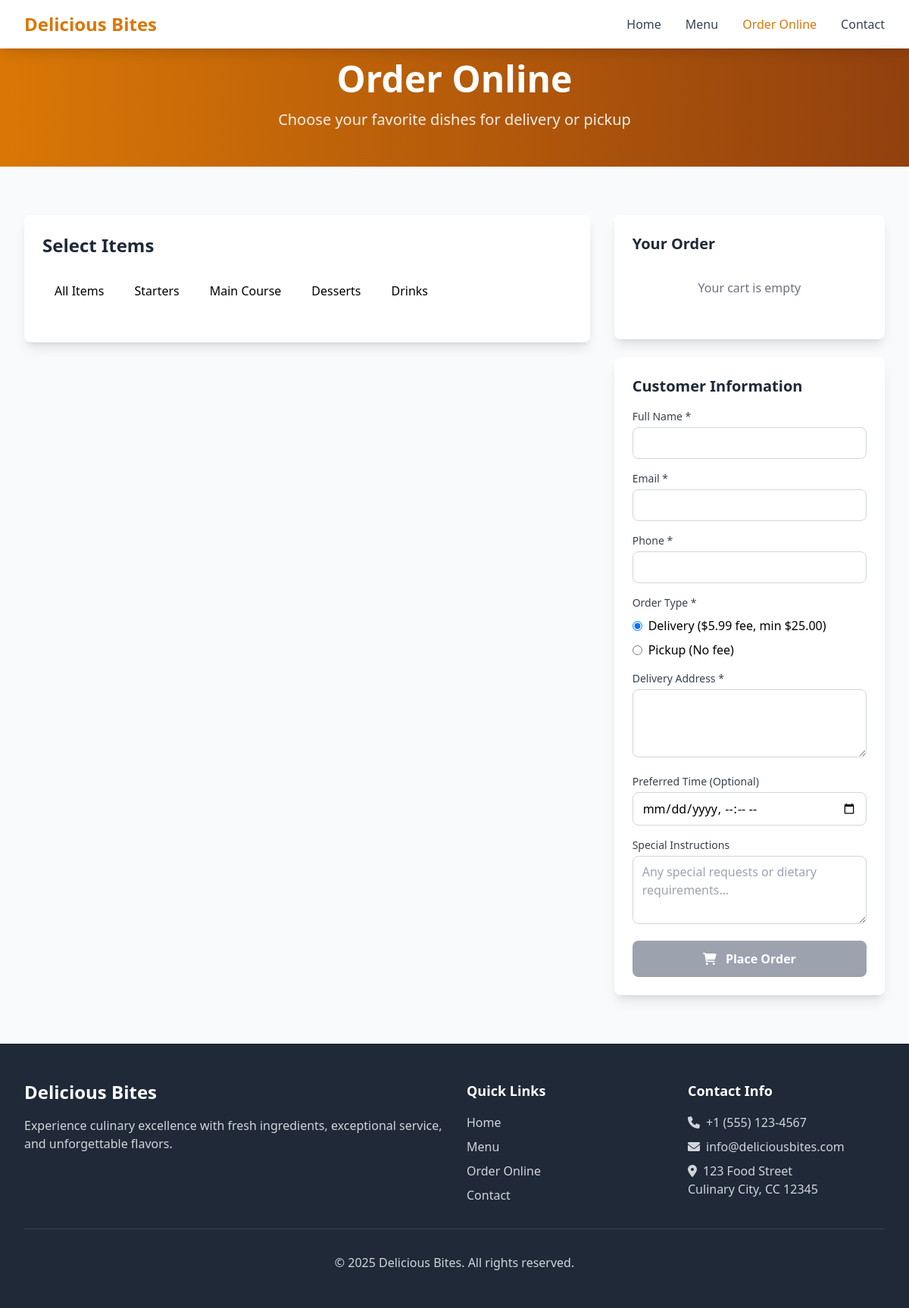
The app's page /order.php with its own data.
### tables this page shows
CREATE TABLE IF NOT EXISTS menu_categories (
    id INT AUTO_INCREMENT PRIMARY KEY,
    name VARCHAR(100) NOT NULL,
    slug VARCHAR(100) UNIQUE NOT NULL,
    description TEXT,
    display_order INT DEFAULT 0,
    is_active BOOLEAN DEFAULT TRUE,
    created_at TIMESTAMP DEFAULT CURRENT_TIMESTAMP,
    updated_at TIMESTAMP DEFAULT CURRENT_TIMESTAMP ON UPDATE CURRENT_TIMESTAMP
);

### classes/MenuCategory.php (called while the page is built, shortened)
<?php
class MenuCategory {
    private $conn;
    private $table_name = "menu_categories";
    public function __construct($db) {
        $this->conn = $db;
    }
    public function getAll($active_only = true) {
        $query = "SELECT * FROM " . $this->table_name;
        if ($active_only) {
            $query .= " WHERE is_active = 1";
        }
        $query .= " ORDER BY display_order ASC, name ASC";
        $stmt = $this->conn->prepare($query);
        $stmt->execute();
        return $stmt;
    }
}
?>

### config/config.php (called while the page is built, shortened)
<?php
function formatPrice($price) {
    return '$' . number_format($price, 2);
}
?>

### order.php (the view, shortened to what this page needs)
<?php
require_once 'config/config.php';
require_once 'classes/MenuCategory.php';
$database = new Database();
$db = $database->getConnection();
$menuCategory = new MenuCategory($db);
$categories_stmt = $menuCategory->getAll();
$categories = $categories_stmt->fetchAll(PDO::FETCH_ASSOC);
?>
<!DOCTYPE html>
<html lang="en">
<head>
    <script src="https://cdn.tailwindcss.com"></script>
    <link href="https://cdnjs.cloudflare.com/ajax/libs/font-awesome/6.0.0/css/all.min.css" rel="stylesheet">
</head>
<body class="bg-gray-50">
    <nav class="bg-white shadow-lg fixed w-full top-0 z-50">
        <div class="max-w-7xl mx-auto px-4 sm:px-6 lg:px-8">
            <div class="flex justify-between h-16">
                <div class="flex items-center">
                    <a href="/" class="text-2xl font-bold text-primary"><?php echo SITE_NAME; ?></a>
                </div>
                <div class="hidden md:flex items-center space-x-8">
                    <a href="/" class="text-gray-700 hover:text-primary transition-colors">Home</a>
                    <a href="/menu.php" class="text-gray-700 hover:text-primary transition-colors">Menu</a>
                    <a href="/order.php" class="text-primary font-medium transition-colors">Order Online</a>
                    <a href="/contact.php" class="text-gray-700 hover:text-primary transition-colors">Contact</a>
                </div>
            </div>
        </div>
    </nav>
    <section class="pt-20 pb-12 bg-gradient-to-r from-primary to-secondary text-white">
        <div class="max-w-7xl mx-auto px-4 sm:px-6 lg:px-8 text-center">
            <h1 class="text-4xl md:text-5xl font-bold mb-4">Order Online</h1>
            <p class="text-xl opacity-90">Choose your favorite dishes for delivery or pickup</p>
        </div>
    </section>
    <section class="py-16">
        <div class="max-w-7xl mx-auto px-4 sm:px-6 lg:px-8">
            <div class="grid grid-cols-1 lg:grid-cols-3 gap-8">
                <div class="lg:col-span-2">
                    <div class="bg-white rounded-lg shadow-lg p-6">
                        <h2 class="text-2xl font-bold text-gray-800 mb-6">Select Items</h2>
                        <div class="flex flex-wrap gap-2 mb-6">
                            <button onclick="showCategory('all')" class="category-btn active px-4 py-2 rounded-lg font-medium transition-colors">
                                All Items
                            </button>
                            <?php foreach($categories as $category): ?>
                                <button onclick="showCategory('<?php echo $category['slug']; ?>')" class="category-btn px-4 py-2 rounded-lg font-medium transition-colors">
                                    <?php echo htmlspecialchars($category['name']); ?>
                                </button>
                            <?php endforeach; ?>
                        </div>
                    </div>
                </div>
                <div class="lg:col-span-1">
                    <div class="bg-white rounded-lg shadow-lg p-6 mb-6">
                        <h3 class="text-xl font-bold text-gray-800 mb-4">Your Order</h3>
                        <div id="cart-items" class="space-y-3 mb-4">
                        </div>
                    </div>
                    <div class="bg-white rounded-lg shadow-lg p-6">
                        <h3 class="text-xl font-bold text-gray-800 mb-4">Customer Information</h3>
                        <form method="POST" id="order-form">
                            <div class="space-y-4">
                                <div>
                                    <label for="customer_name" class="block text-sm font-medium text-gray-700 mb-1">Full Name *</label>
                                    <input type="text" id="customer_name" name="customer_name" required
                                           value="<?php echo htmlspecialchars($customer_name ?? ''); ?>"
                                           class="w-full px-3 py-2 border border-gray-300 rounded-lg focus:outline-none focus:ring-2 focus:ring-primary focus:border-transparent">
                                </div>
                                <div>
                                    <label for="customer_email" class="block text-sm font-medium text-gray-700 mb-1">Email *</label>
                                    <input type="email" id="customer_email" name="customer_email" required
                                           value="<?php echo htmlspecialchars($customer_email ?? ''); ?>"
                                           class="w-full px-3 py-2 border border-gray-300 rounded-lg focus:outline-none focus:ring-2 focus:ring-primary focus:border-transparent">
                                </div>
                                <div>
                                    <label for="customer_phone" class="block text-sm font-medium text-gray-700 mb-1">Phone *</label>
                                    <input type="tel" id="customer_phone" name="customer_phone" required
                                           value="<?php echo htmlspecialchars($customer_phone ?? ''); ?>"
                                           class="w-full px-3 py-2 border border-gray-300 rounded-lg focus:outline-none focus:ring-2 focus:ring-primary focus:border-transparent">
                                </div>
                                <div>
                                    <label class="block text-sm font-medium text-gray-700 mb-2">Order Type *</label>
                                    <div class="space-y-2">
                                        <label class="flex items-center">
                                            <input type="radio" name="order_type" value="delivery" checked onchange="updateOrderType()"
                                                   class="text-primary focus:ring-primary">
                                            <span class="ml-2">Delivery (<?php echo formatPrice(DELIVERY_FEE); ?> fee, min <?php echo formatPrice(MINIMUM_ORDER); ?>)</span>
                                        </label>
                                        <label class="flex items-center">
                                            <input type="radio" name="order_type" value="pickup" onchange="updateOrderType()"
                                                   class="text-primary focus:ring-primary">
                                            <span class="ml-2">Pickup (No fee)</span>
                                        </label>
                                    </div>
                                </div>
                                <div id="address-field">
                                    <label for="customer_address" class="block text-sm font-medium text-gray-700 mb-1">Delivery Address *</label>
                                    <textarea id="customer_address" name="customer_address" rows="3"
                                              class="w-full px-3 py-2 border border-gray-300 rounded-lg focus:outline-none focus:ring-2 focus:ring-primary focus:border-transparent"><?php echo htmlspecialchars($customer_address ?? ''); ?></textarea>
                                </div>
                                <div>
                                    <label for="delivery_time" class="block text-sm font-medium text-gray-700 mb-1">Preferred Time (Optional)</label>
                                    <input type="datetime-local" id="delivery_time" name="delivery_time"
                                           value="<?php echo htmlspecialchars($delivery_time ?? ''); ?>"
                                           min="<?php echo date('Y-m-d\TH:i'); ?>"
                                           class="w-full px-3 py-2 border border-gray-300 rounded-lg focus:outline-none focus:ring-2 focus:ring-primary focus:border-transparent">
                                </div>
                                <div>
                                    <label for="special_instructions" class="block text-sm font-medium text-gray-700 mb-1">Special Instructions</label>
                                    <textarea id="special_instructions" name="special_instructions" rows="3" placeholder="Any special requests or dietary requirements..."
                                              class="w-full px-3 py-2 border border-gray-300 rounded-lg focus:outline-none focus:ring-2 focus:ring-primary focus:border-transparent"><?php echo htmlspecialchars($special_instructions ?? ''); ?></textarea>
                                </div>
                                <button type="submit" id="place-order-btn" disabled
                                        class="w-full bg-gray-400 text-white py-3 rounded-lg font-semibold cursor-not-allowed">
                                    <i class="fas fa-shopping-cart mr-2"></i>
                                    Place Order
                                </button>
                            </div>
                        </form>
                    </div>
                </div>
            </div>
        </div>
    </section>
    <footer class="bg-gray-800 text-white py-12">
        <div class="max-w-7xl mx-auto px-4 sm:px-6 lg:px-8">
            <div class="grid grid-cols-1 md:grid-cols-4 gap-8">
                <div class="col-span-1 md:col-span-2">
                    <h3 class="text-2xl font-bold mb-4"><?php echo SITE_NAME; ?></h3>
                    <p class="text-gray-300 mb-4">Experience culinary excellence with fresh ingredients, exceptional service, and unforgettable flavors.</p>
                </div>
                <div>
                    <h4 class="text-lg font-semibold mb-4">Quick Links</h4>
                    <ul class="space-y-2">
                        <li><a href="/" class="text-gray-300 hover:text-white transition-colors">Home</a></li>
                        <li><a href="/menu.php" class="text-gray-300 hover:text-white transition-colors">Menu</a></li>
                        <li><a href="/order.php" class="text-gray-300 hover:text-white transition-colors">Order Online</a></li>
                        <li><a href="/contact.php" class="text-gray-300 hover:text-white transition-colors">Contact</a></li>
                    </ul>
                </div>
                <div>
                    <h4 class="text-lg font-semibold mb-4">Contact Info</h4>
                    <ul class="space-y-2 text-gray-300">
                        <li><i class="fas fa-phone mr-2"></i>+1 (555) 123-4567</li>
                        <li><i class="fas fa-envelope mr-2"></i>info@deliciousbites.com</li>
                        <li><i class="fas fa-map-marker-alt mr-2"></i>123 Food Street<br>Culinary City, CC 12345</li>
                    </ul>
                </div>
            </div>
            <div class="border-t border-gray-700 mt-8 pt-8 text-center">
                <p class="text-gray-300">&copy; <?php echo date('Y'); ?> <?php echo SITE_NAME; ?>. All rights reserved.</p>
            </div>
        </div>
    </footer>
</body>
</html>

### records on screen
menu_categories: name "Starters"
menu_categories: name "Main Course"
menu_categories: name "Desserts"
menu_categories: name "Drinks"

### other values on screen
SITE_NAME "Delicious Bites"
formatPrice(DELIVERY_FEE) "$5.99"
formatPrice(MINIMUM_ORDER) "$25.00"
